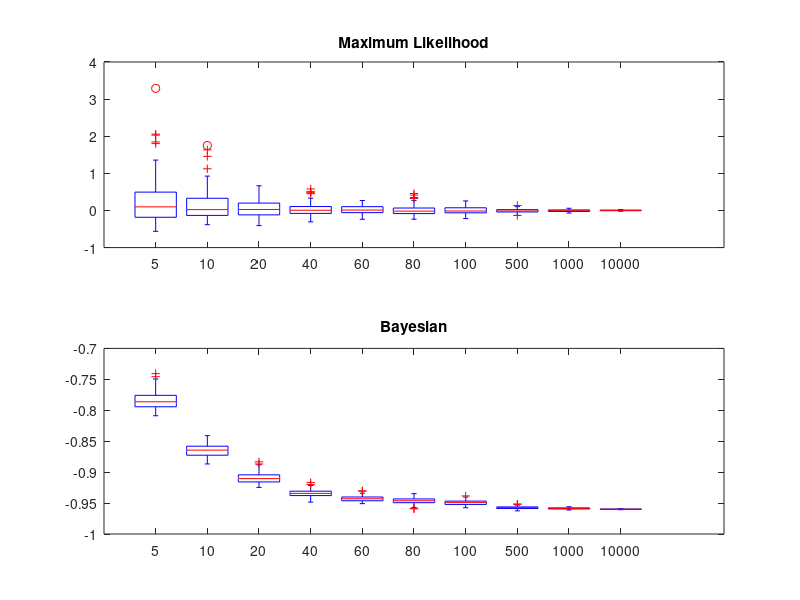

Reproduce this figure in MATLAB.
N = [5 10 20 40 60 80 100 500 1000 10000];
ml = zeros(100,10);
bay = zeros(100,10);
for k=1:10
for c = 1:100
X = rand(N(k),1);
Y = -0.2*log(X);
ml(c,k) = (N(k)/sum(Y)- 5)/5;
bay(c,k) = ((sum(Y) + 5.5)/(N(k)+1) - 5)/5;
end
end
subplot(2,1,1) 
boxplot(ml);
title('Maximum Likelihood');
set(gca,'XTickLabel',N);
subplot(2,1,2) 
boxplot(bay);
title('Bayesian');
set(gca,'XTickLabel',N);